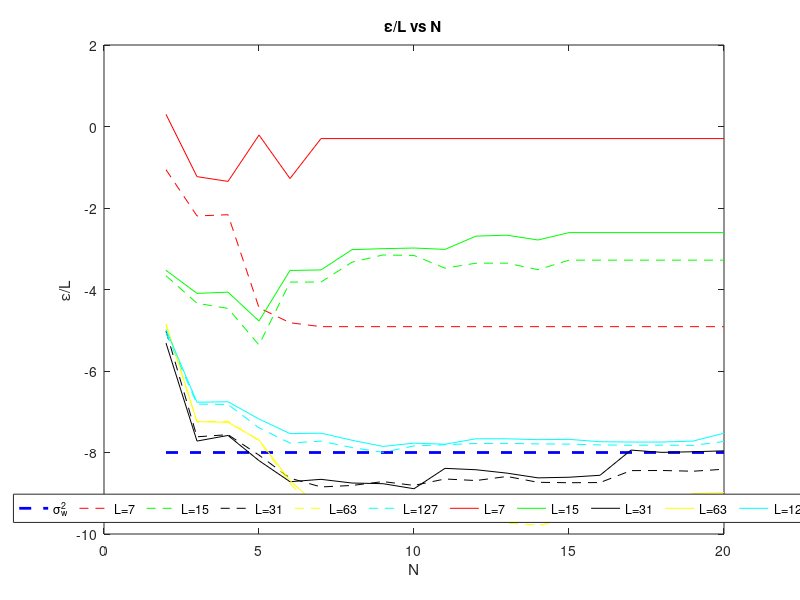

Write MATLAB code to recreate this figure.
clc; close all; clear global; clearvars;
%% MAKES THE PLOT REQUIRED TO CHOOSE L AND N  
load('swCORR.mat','SWcorr')
load('swLS.mat','SWls')
sigdB=-8;
N=[2:20];

figure,

plot(N,sigdB*ones(19,1),'b--','LineWidth',2), hold on,
plot(N,SWcorr(:,1),'r--'), hold on,
plot(N,SWcorr(:,2),'g--'), hold on,
plot(N,SWcorr(:,3),'k--'), hold on,
plot(N,SWcorr(:,4),'y--'), hold on,
plot(N,SWcorr(:,5),'c--'), hold on,
plot(N,SWls(:,1),'r'), hold on,
plot(N,SWls(:,2),'g'), hold on,
plot(N,SWls(:,3),'k'), hold on,
plot(N,SWls(:,4),'y'), hold on,
plot(N,SWls(:,5),'c'), hold on,
legend('\sigma_w^2','L=7','L=15','L=31','L=63','L=127','L=7','L=15','L=31','L=63','L=127','Location','South','Orientation','horizontal')
ylabel('\epsilon/L')
xlabel('N')
title('\epsilon/L vs N')


